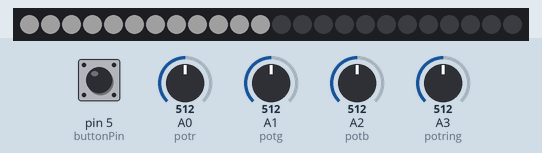
A sketch run on a simulated Arduino Uno, built with avr-gcc and run on an emulated ATmega328P. Shown: 24 RGB LEDs in strip order, left to right. The test bench sets the inputs (shaded band); at power-on: A0 (potr) = 512, A1 (potg) = 512, A2 (potb) = 512, A3 (potring) = 512, pin 5 (buttonPin) LOW. Dim RGB values are drawn brighter than linear.

Above: at 1.2 s.
1.3 s: A0 (potr) set to 716
2.8 s: A1 (potg) set to 716
4.3 s: A2 (potb) set to 306
At 4.6 s:
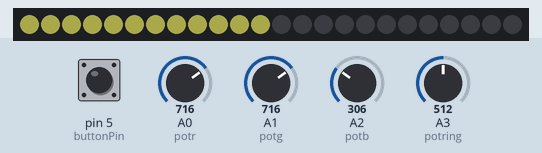
5.8 s: A3 (potring) set to 46
At 7.0 s:
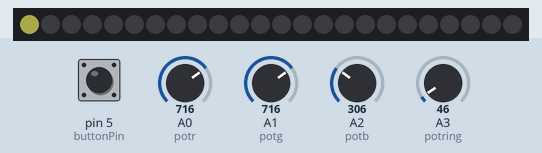
7.3 s: A3 (potring) set to 38
8.8 s: pin 5 (buttonPin) pulled HIGH for 0.15 s
At 8.87 s:
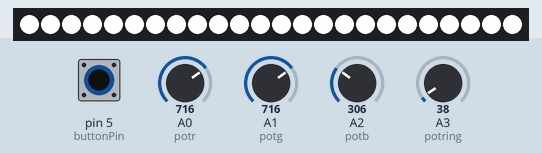
Timing chart, 0 to 11.4 s (numbered marks = the images above; inputs shaded):
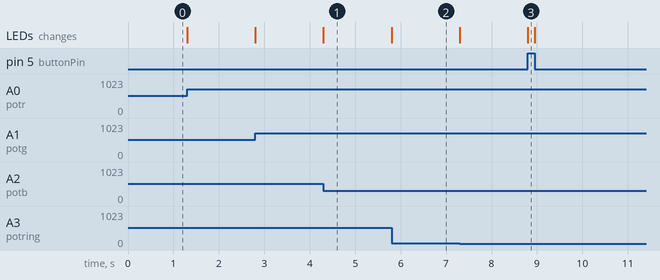

Measured:
- after the input at 4.3 s, the LEDs: change at once (image 1)
- after the input at 5.8 s, the LEDs: change at once (image 2)
- after the input at 8.8 s, the LEDs: change at once (image 3)

The sketch:

RGB_Potenc.ino
```cpp
#include <Adafruit_NeoPixel.h>
#define PIN 6 // номер порта к которому подключен модуль
#define count_led 24 // количество светодиодов
#define potr A0 //red потенциометр
#define potg A1 //зеленый потенциометр
#define potb A2 //синий потенциометр
#define potring A3 //кольцо потенциометр
int i,pr,pg,pb,pring,butt;
const int buttonPin = 5;     // номер входа, подключенный к кнопке
int buttonState = 0;         // переменная для хранения состояния кнопки


Adafruit_NeoPixel pixels = Adafruit_NeoPixel(count_led, PIN, NEO_GRB + NEO_KHZ800); //first number change does distance between colors
void setup() {
  pinMode(potr, INPUT); // пин с потенциометром r - вход
  pinMode(potg, INPUT); // пин с потенциометром g - вход
  pinMode(potb, INPUT); // пин с потенциометром b - вход
  pinMode(potring, INPUT); // пин с потенциометром кольца - вход
  pinMode(buttonPin, INPUT); // инициализируем пин, подключенный к кнопке, как вход
  pixels.begin();
  Serial.begin(9600);
  pixels.show(); // Устанавливаем все светодиоды в состояние "Включено"
}
void loop() {
   buttonState = digitalRead(buttonPin); // считываем значения с входа кнопки


  pr = analogRead(potr) / 16; // считываем напряжение с потенциометра r, будет получено число от 0 до 1023, делим его на 4, получится число в диапозоне 0-255 (дробная часть будет отброшена)
  pg = analogRead(potg) / 16; // считываем напряжение с потенциометра g, будет получено число от 0 до 1023, делим его на 4, получится число в диапозоне 0-255 (дробная часть будет отброшена)
  pb = analogRead(potb) / 16; // считываем напряжение с потенциометра b, будет получено число от 0 до 1023, делим его на 4, получится число в диапозоне 0-255 (дробная часть будет отброшена)
  pring = analogRead(potring) / 42; // считываем напряжение с потенциометра ring, будет получено число от 0 до 1023, делим его на 42, получится число в диапозоне 0-24 (дробная часть будет отброшена)

if (buttonState == HIGH) // проверяем нажата ли кнопка, если нажата, то buttonState будет HIGH
  {
    for(i=0; i<24;i++){
          pixels.setPixelColor(i, pixels.Color(255,255,255)); //выключаем светодиоды дальше значения potring
       }
  }

else{
for(i=0; i<pring;i++){
          pixels.setPixelColor(i, pixels.Color(pr,pg,pb)); //выдаем результат на rgb кольцо
       }


for(i=pring; i<24;i++){
          pixels.setPixelColor(i, pixels.Color(0,0,0)); //выключаем светодиоды дальше значения potring
       }

}

pixels.show();
}
```
